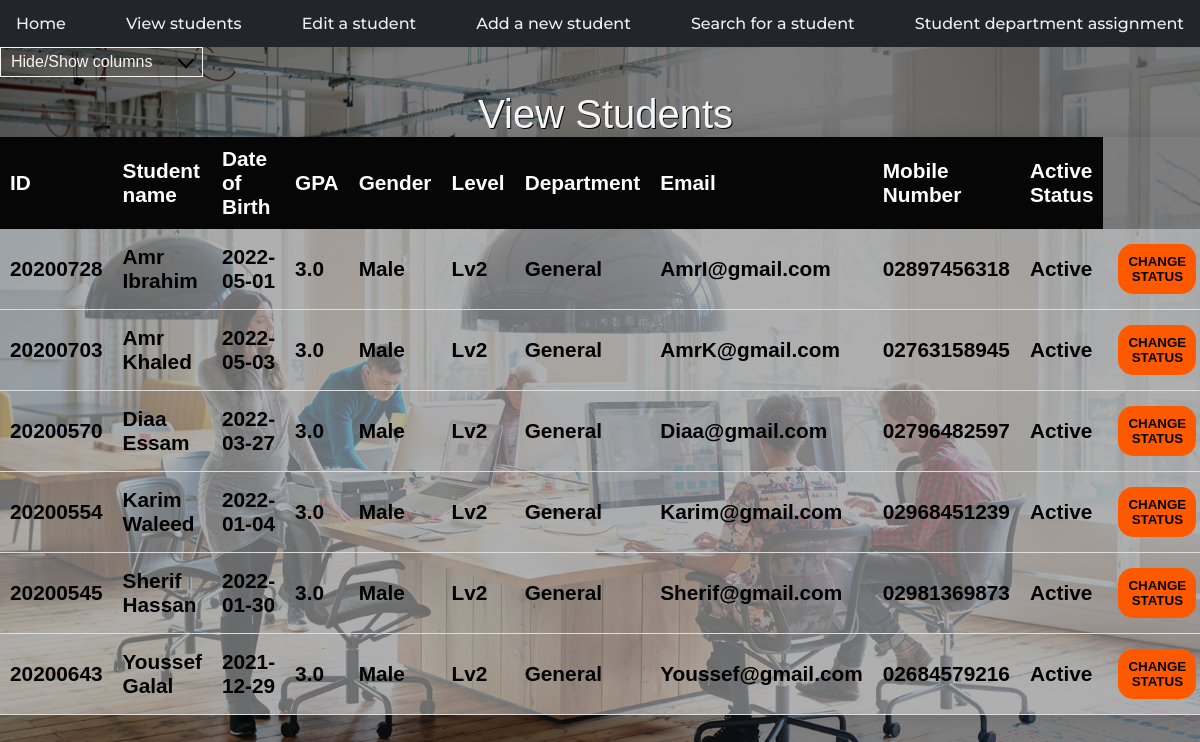
The page /view-students.html on the database as committed earlier.
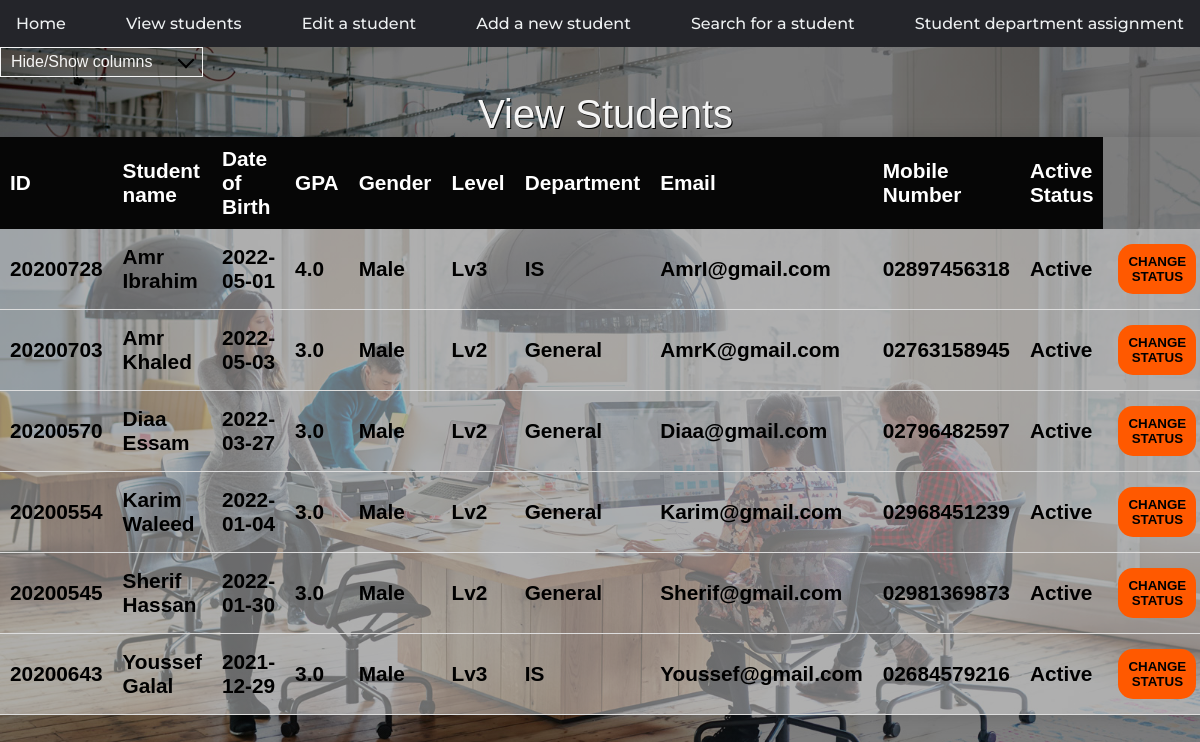
The same page on the database as committed later.
### sap/models.py (models this page shows)
class informations(models.Model):
    name = models.CharField(max_length=500, default='')
    studID = models.DecimalField(max_digits=99999999,
                                 blank=True, default=None, decimal_places=0)
    date = models.CharField(max_length=500, default='')
    gpa = models.FloatField(blank=True, null=True,
                            default=None)
    gender = models.CharField(max_length=500, default='')
    level = models.CharField(max_length=500, default='')
    department = models.CharField(max_length=500, default='')
    email = models.CharField(max_length=500, default='')
    mobile = models.CharField(max_length=500, default='')
    status = models.CharField(max_length=500, default='')

### sap/views.py (the view, shortened to what this page needs)
# urls.py: path('view-students.html', views.change_status, name='change'),
def change_status(request):
    inform = informations.objects.all()
    return render(request, 'view-students.html', {'inform': inform})

### templates/view-students.html (shortened to what this page needs)
{% load static %}
<!DOCTYPE html>
<html lang="en">
  <head>
    <link rel="stylesheet" href="{% static 'assets/CSS/styles.css'%}" />
    <link rel="stylesheet" href="{% static 'assets/CSS/view students.css'%}" />
  </head>
  <body id="view-students">
    <nav>
      <ul>
        <li>
          <a href="index.html" name="index"> Home </a>
        </li>
        <li>
          <a href="view-students.html" name="view-students"> View students </a>
        </li>
        <li>
          <a href="edit-student-data.html" name="edit-student-data"> Edit a student </a>
        </li>
        <li>
          <a href="add-student.html" name="add-student"> Add a new student </a>
        </li>
        <li>
          <a href="search-student.html" name="search-student"> Search for a student </a>
        </li>
        <li>
          <a href="student-department-assignment.html" name="student-department-assignment">
            Student department assignment
          </a>
        </li>
      </ul>
    </nav>
    <div id="filter" class="dropdown-check-list" tabindex="100">
      <span class="anchor">Hide/Show columns</span>
    </div>
    <form action="{% url 'change' %}" method="post">
    <table class="contentTable">
      <caption>
        View Students
      </caption>
      <thead>
        <tr id="row1">
          <th class="col1">ID</th>
          <th class="col2">Student name</th>
          <th class="col3">Date of Birth</th>
          <th class="col4">GPA</th>
          <th class="col5">Gender</th>
          <th class="col6">Level</th>
          <th class="col7">Department</th>
          <th class="col8">Email</th>
          <th class="col9">Mobile Number</th>
          <th class="col10">Active Status</th>
        </tr>
      </thead>
      <tbody id="content">
        {% for i in inform %}
        <tr>
          <td class="col1">{{i.studID}}</td>
          <td class="col2">{{i.name|title}}</td>
          <td class="col3">{{i.date}}</td>
          <td class="col4">{{i.gpa}}</td>
          <td class="col5">{{i.gender}}</td>
          <td class="col6">{{i.level}}</td>
          <td class="col7">{{i.department}}</td>
          <td class="col8">{{i.email}}</td>
          <td class="col9">{{i.mobile}}</td>
          <td class="col10" name="status">{{i.status}} </td>
          <td class="col11"><button type="submit" class="status" name="changeStatus" value={{i.studID}} >change status</button></td>
        </tr>
        {% endfor %}
    </form>
  </body>
</html>

Rows that differ between the two databases and show on the page:
changed informations "Amr Ibrahim": gpa "3.0" → "4.0"; level "Lv2" → "Lv3"; department "General" → "IS"
changed informations "Youssef Galal": level "Lv2" → "Lv3"; department "General" → "IS"
